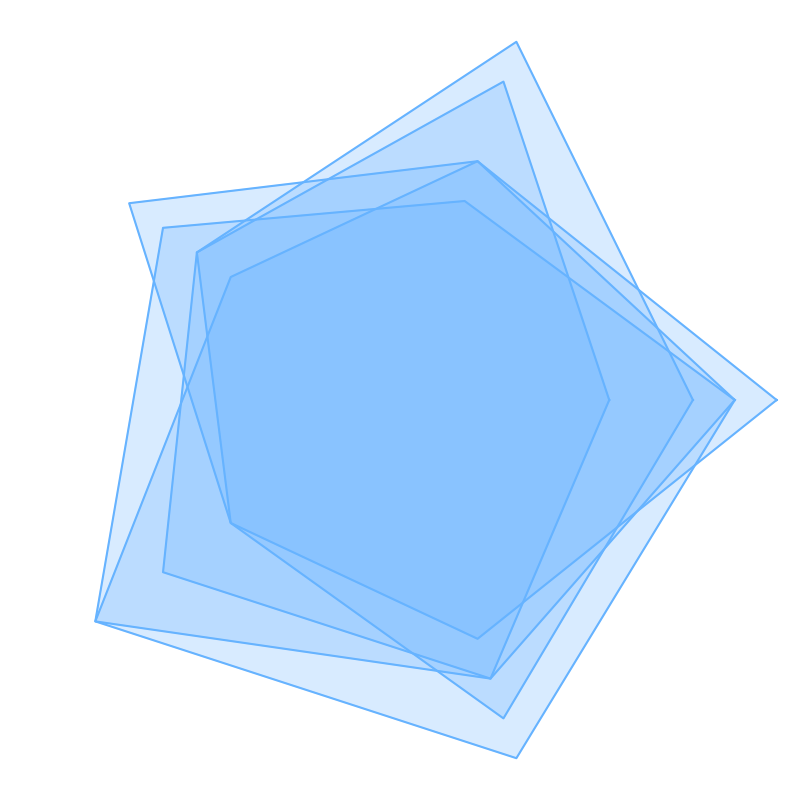

Source code (Python):
import numpy as np
import matplotlib.pyplot as plt

data = np.array([
    [7, 9, 6, 5, 8],
    [8, 6, 5, 9, 7],
    [5, 8, 6, 7, 7],
    [9, 6, 8, 5, 6],
    [8, 5, 7, 9, 9]   
])

num_vars = data.shape[1]

def create_fill_area_radar_chart(data):
    angles = np.linspace(0, 2 * np.pi, num_vars, endpoint=False).tolist()
    data = np.concatenate((data, data[:, [0]]), axis=1)
    angles += angles[:1]

    fig, ax = plt.subplots(figsize=(8, 8), subplot_kw=dict(polar=True))

    for d in data:
        ax.fill(angles, d, alpha=0.25, color='#66B3FF')
        ax.plot(angles, d, color='#66B3FF')

    ax.set_xticklabels([])
    ax.set_yticklabels([])
    ax.spines['polar'].set_visible(False)
    ax.set_frame_on(False)
    ax.yaxis.grid(False)
    ax.xaxis.grid(False)
    plt.tight_layout()
    plt.show()

create_fill_area_radar_chart(data)
